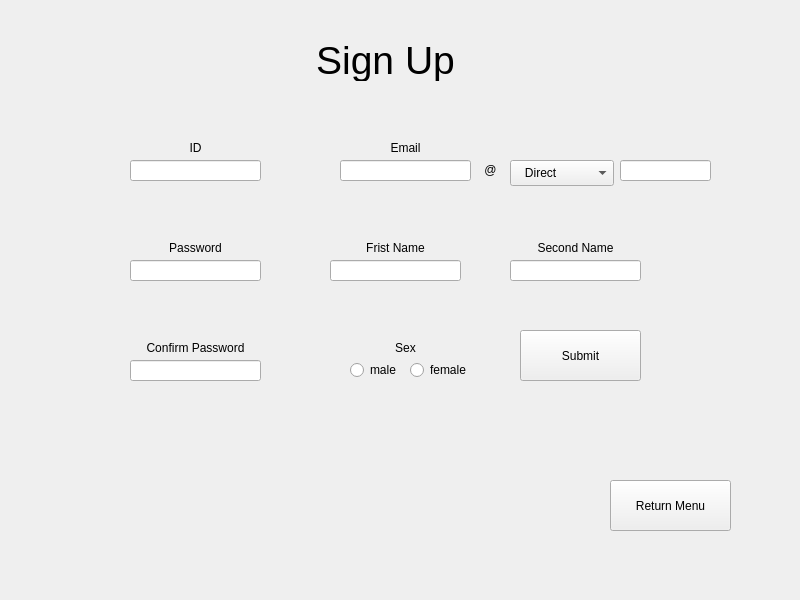
<?xml version="1.0" encoding="UTF-8"?>
<ui version="4.0">
 <class>Form</class>
 <widget class="QWidget" name="Form">
  <property name="geometry">
   <rect>
    <x>0</x>
    <y>0</y>
    <width>800</width>
    <height>600</height>
   </rect>
  </property>
  <property name="windowTitle">
   <string>Form</string>
  </property>
  <widget class="QLabel" name="label">
   <property name="geometry">
    <rect>
     <x>130</x>
     <y>140</y>
     <width>131</width>
     <height>16</height>
    </rect>
   </property>
   <property name="text">
    <string>ID</string>
   </property>
   <property name="alignment">
    <set>Qt::AlignCenter</set>
   </property>
  </widget>
  <widget class="QLineEdit" name="idText">
   <property name="geometry">
    <rect>
     <x>130</x>
     <y>160</y>
     <width>131</width>
     <height>21</height>
    </rect>
   </property>
  </widget>
  <widget class="QComboBox" name="emailCombo">
   <property name="geometry">
    <rect>
     <x>510</x>
     <y>160</y>
     <width>104</width>
     <height>26</height>
    </rect>
   </property>
   <item>
    <property name="text">
     <string>   Direct</string>
    </property>
   </item>
   <item>
    <property name="text">
     <string>   Naver</string>
    </property>
   </item>
   <item>
    <property name="text">
     <string>   Kakao</string>
    </property>
   </item>
   <item>
    <property name="text">
     <string>   Google</string>
    </property>
   </item>
   <item>
    <property name="text">
     <string>   Nate</string>
    </property>
   </item>
  </widget>
  <widget class="QRadioButton" name="femaleButton">
   <property name="geometry">
    <rect>
     <x>410</x>
     <y>360</y>
     <width>70</width>
     <height>20</height>
    </rect>
   </property>
   <property name="text">
    <string>female</string>
   </property>
  </widget>
  <widget class="QRadioButton" name="maleButton">
   <property name="geometry">
    <rect>
     <x>350</x>
     <y>360</y>
     <width>54</width>
     <height>20</height>
    </rect>
   </property>
   <property name="text">
    <string>male</string>
   </property>
  </widget>
  <widget class="QLabel" name="label_4">
   <property name="geometry">
    <rect>
     <x>260</x>
     <y>40</y>
     <width>251</width>
     <height>41</height>
    </rect>
   </property>
   <property name="font">
    <font>
     <pointsize>29</pointsize>
    </font>
   </property>
   <property name="text">
    <string>Sign Up</string>
   </property>
   <property name="alignment">
    <set>Qt::AlignCenter</set>
   </property>
  </widget>
  <widget class="QLabel" name="label_5">
   <property name="geometry">
    <rect>
     <x>130</x>
     <y>240</y>
     <width>131</width>
     <height>16</height>
    </rect>
   </property>
   <property name="text">
    <string>Password</string>
   </property>
   <property name="alignment">
    <set>Qt::AlignCenter</set>
   </property>
  </widget>
  <widget class="QLineEdit" name="pwText">
   <property name="geometry">
    <rect>
     <x>130</x>
     <y>260</y>
     <width>131</width>
     <height>21</height>
    </rect>
   </property>
   <property name="echoMode">
    <enum>QLineEdit::Password</enum>
   </property>
  </widget>
  <widget class="QLabel" name="label_6">
   <property name="geometry">
    <rect>
     <x>130</x>
     <y>340</y>
     <width>131</width>
     <height>16</height>
    </rect>
   </property>
   <property name="text">
    <string>Confirm Password</string>
   </property>
   <property name="alignment">
    <set>Qt::AlignCenter</set>
   </property>
  </widget>
  <widget class="QLineEdit" name="confirmPwText">
   <property name="geometry">
    <rect>
     <x>130</x>
     <y>360</y>
     <width>131</width>
     <height>21</height>
    </rect>
   </property>
   <property name="echoMode">
    <enum>QLineEdit::Password</enum>
   </property>
  </widget>
  <widget class="QLabel" name="label_7">
   <property name="geometry">
    <rect>
     <x>340</x>
     <y>140</y>
     <width>131</width>
     <height>16</height>
    </rect>
   </property>
   <property name="text">
    <string>Email</string>
   </property>
   <property name="alignment">
    <set>Qt::AlignCenter</set>
   </property>
  </widget>
  <widget class="QLineEdit" name="emailFirstText">
   <property name="geometry">
    <rect>
     <x>340</x>
     <y>160</y>
     <width>131</width>
     <height>21</height>
    </rect>
   </property>
   <property name="text">
    <string/>
   </property>
  </widget>
  <widget class="QLabel" name="label_8">
   <property name="geometry">
    <rect>
     <x>480</x>
     <y>160</y>
     <width>21</width>
     <height>20</height>
    </rect>
   </property>
   <property name="text">
    <string>@</string>
   </property>
   <property name="alignment">
    <set>Qt::AlignCenter</set>
   </property>
  </widget>
  <widget class="QLabel" name="label_9">
   <property name="geometry">
    <rect>
     <x>340</x>
     <y>340</y>
     <width>131</width>
     <height>16</height>
    </rect>
   </property>
   <property name="text">
    <string>Sex</string>
   </property>
   <property name="alignment">
    <set>Qt::AlignCenter</set>
   </property>
  </widget>
  <widget class="QLineEdit" name="emailSecondText">
   <property name="enabled">
    <bool>true</bool>
   </property>
   <property name="geometry">
    <rect>
     <x>620</x>
     <y>160</y>
     <width>91</width>
     <height>21</height>
    </rect>
   </property>
   <property name="text">
    <string/>
   </property>
   <property name="alignment">
    <set>Qt::AlignCenter</set>
   </property>
   <property name="readOnly">
    <bool>false</bool>
   </property>
  </widget>
  <widget class="QLabel" name="label_10">
   <property name="geometry">
    <rect>
     <x>330</x>
     <y>240</y>
     <width>131</width>
     <height>16</height>
    </rect>
   </property>
   <property name="text">
    <string>Frist Name</string>
   </property>
   <property name="alignment">
    <set>Qt::AlignCenter</set>
   </property>
  </widget>
  <widget class="QLineEdit" name="firstNameText">
   <property name="geometry">
    <rect>
     <x>330</x>
     <y>260</y>
     <width>131</width>
     <height>21</height>
    </rect>
   </property>
  </widget>
  <widget class="QLabel" name="label_11">
   <property name="geometry">
    <rect>
     <x>510</x>
     <y>240</y>
     <width>131</width>
     <height>16</height>
    </rect>
   </property>
   <property name="text">
    <string>Second Name</string>
   </property>
   <property name="alignment">
    <set>Qt::AlignCenter</set>
   </property>
  </widget>
  <widget class="QLineEdit" name="secondNameText">
   <property name="geometry">
    <rect>
     <x>510</x>
     <y>260</y>
     <width>131</width>
     <height>21</height>
    </rect>
   </property>
  </widget>
  <widget class="QPushButton" name="menuButton">
   <property name="geometry">
    <rect>
     <x>610</x>
     <y>480</y>
     <width>121</width>
     <height>51</height>
    </rect>
   </property>
   <property name="text">
    <string>Return Menu</string>
   </property>
  </widget>
  <widget class="QPushButton" name="signupButton">
   <property name="geometry">
    <rect>
     <x>520</x>
     <y>330</y>
     <width>121</width>
     <height>51</height>
    </rect>
   </property>
   <property name="text">
    <string>Submit</string>
   </property>
  </widget>
 </widget>
 <resources/>
 <connections/>
</ui>
